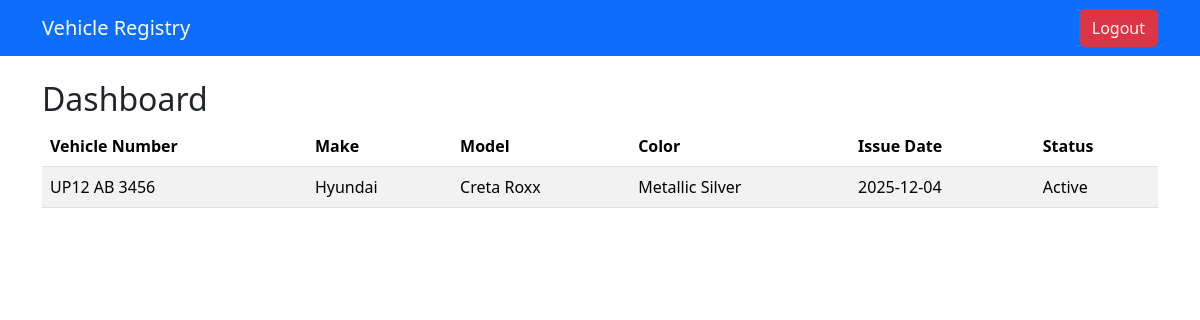
The app's page /dashboard (signed in) with its own data.
### app/models.py (models this page shows)
class Vehicle(db.Model):
    id = db.Column(db.Integer, primary_key=True)
    vehicle_number = db.Column(db.String(50), unique=True, nullable=False)
    make = db.Column(db.String(50))
    model = db.Column(db.String(50))
    color = db.Column(db.String(50))
    issue_date = db.Column(db.Date, default=datetime.utcnow)
    registration_status = db.Column(db.String(20), default='Active')
    owner_id = db.Column(db.Integer, db.ForeignKey('user.id'), nullable=False)
    franchise_id = db.Column(db.Integer, db.ForeignKey('franchise.id'), nullable=False)

### app/routes.py (the view)
@main.route('/dashboard')
@login_required
def dashboard():
    if current_user.role == 'owner':
        vehicles = Vehicle.query.filter_by(franchise_id=current_user.franchise_id).all()
    else:
        vehicles = Vehicle.query.filter_by(owner_id=current_user.id).all()
    return render_template('dashboard.html', vehicles=vehicles)

### app/routes.py (called while the page is built)
@login_manager.user_loader
def load_user(user_id):
    return User.query.get(int(user_id))

### app/templates/dashboard.html (shortened to what this page needs)
{% extends 'base.html' %}
{% block content %}
<h2>Dashboard</h2>
<table class="table table-striped">
    <thead>
        <tr>
            <th>Vehicle Number</th>
            <th>Make</th>
            <th>Model</th>
            <th>Color</th>
            <th>Issue Date</th>
            <th>Status</th>
        </tr>
    </thead>
    <tbody>
        {% for vehicle in vehicles %}
        <tr>
            <td>{{ vehicle.vehicle_number }}</td>
            <td>{{ vehicle.make }}</td>
            <td>{{ vehicle.model }}</td>
            <td>{{ vehicle.color }}</td>
            <td>{{ vehicle.issue_date }}</td>
            <td>{{ vehicle.registration_status }}</td>
        </tr>
        {% endfor %}
    </tbody>
</table>
{% endblock %}

### records on screen
Vehicle: vehicle_number "UP12 AB 3456", make "Hyundai", model "Creta Roxx", color "Metallic Silver", issue_date "2025-12-04", registration_status "Active"
